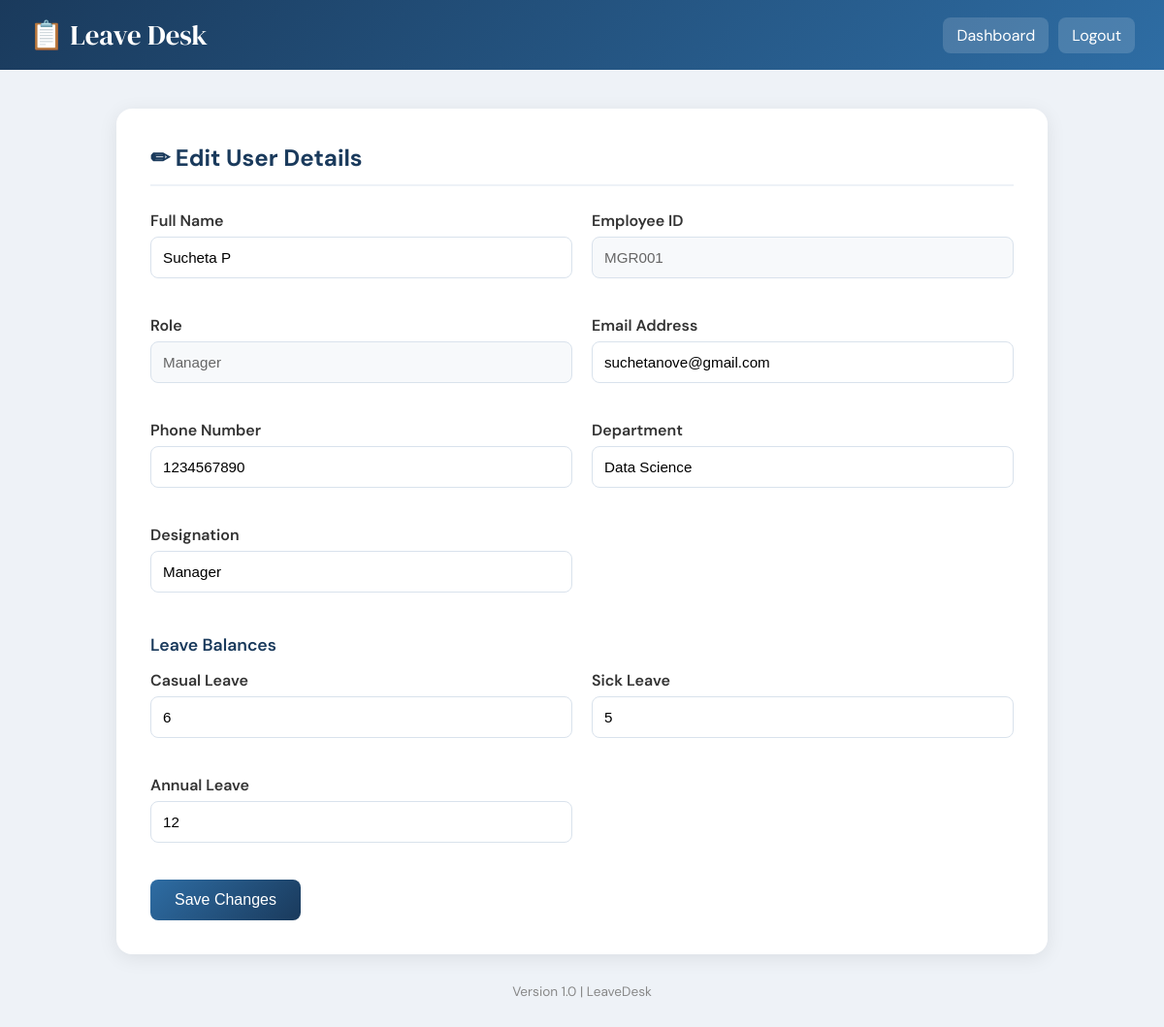
The app's page /edit_employee/1 (signed in) with its own data.
### tables this page shows
CREATE TABLE users (
            id INTEGER PRIMARY KEY AUTOINCREMENT,
            employee_id TEXT UNIQUE NOT NULL,
            password TEXT NOT NULL,
            full_name TEXT NOT NULL,
            email TEXT DEFAULT '',
            phone TEXT DEFAULT '',
            department TEXT DEFAULT '',
            designation TEXT DEFAULT '',
            role TEXT NOT NULL,

            casual_leave INTEGER DEFAULT 6,
            sick_leave INTEGER DEFAULT 6,
            annual_leave INTEGER DEFAULT 12,
            is_active INTEGER DEFAULT 1,
            must_change_password INTEGER DEFAULT 0
        );

### app.py (the view, shortened to what this page needs)
@app.route("/edit_employee/<int:user_id>", methods=["GET", "POST"])
def edit_employee(user_id):
    if "user_id" not in session:
        return redirect(url_for("login"))
    if session.get("role") != "admin":
        return redirect(url_for("login"))
    conn = get_db()
    user = conn.execute(
        """
        SELECT *
        FROM users
        WHERE id=?
        """,
        (user_id,)
    ).fetchone()
    if not user:
        conn.close()
        flash("User not found.", "error")
        return redirect(url_for("admin_dashboard"))
    if user["role"] == "admin":
        conn.close()
        flash("Admin account cannot be edited.", "error")
        return redirect(url_for("admin_dashboard"))
    conn.close()
    return render_template(
        "admin_edit_user.html",
        user=user,
        admin_edit=True
    )

### app.py (called while the page is built)
def get_db():
    conn = sqlite3.connect(DB_PATH)
    conn.row_factory = sqlite3.Row
    return conn

### templates/admin_edit_user.html (shortened to what this page needs)
<!DOCTYPE html>
<html lang="en">
<head>
</head>
<body>
<nav>
    <div class="logo">
        📋 Leave Desk
    </div>
    <div class="nav-links">
        <a href="{{ url_for('admin_dashboard') }}">
            Dashboard
        </a>
        <a href="{{ url_for('logout') }}">
            Logout
        </a>
    </div>
</nav>
<div class="container">
    <div class="card">
        <h2>✏ Edit User Details</h2>
        <form method="POST">
            <div class="form-grid">
                <div class="form-group">
                    <label>Full Name</label>
                    <input
                        type="text"
                        name="full_name"
                        value="{{ user.full_name }}"
                        required>
                </div>
                <div class="form-group">
                    <label>Employee ID</label>
                    <input
                        type="text"
                        value="{{ user.employee_id }}"
                        class="readonly"
                        readonly>
                </div>
                <div class="form-group">
                    <label>Role</label>
                    <input
                        type="text"
                        value="{{ user.role|title }}"
                        class="readonly"
                        readonly>
                </div>
                <div class="form-group">
                    <label>Email Address</label>
                    <input
                        type="email"
                        name="email"
                        value="{{ user.email }}"
                        required>
                </div>
                <div class="form-group">
                    <label>Phone Number</label>
                    <input
                        type="text"
                        name="phone"
                        value="{{ user.phone if user.phone else '' }}">
                </div>
                <div class="form-group">
                    <label>Department</label>
                    <input
                        type="text"
                        name="department"
                        value="{{ user.department if user.department else '' }}">
                </div>
                <div class="form-group">
                    <label>Designation</label>
                    <input
                        type="text"
                        name="designation"
                        value="{{ user.designation if user.designation else '' }}">
                </div>
            </div>
            <div class="section-title">
                Leave Balances
            </div>
            <div class="form-grid">
                <div class="form-group">
                    <label>Casual Leave</label>
                    <input
                        type="number"
                        name="casual_leave"
                        value="{{ user.casual_leave }}"
                        min="0">
                </div>
                <div class="form-group">
                    <label>Sick Leave</label>
                    <input
                        type="number"
                        name="sick_leave"
                        value="{{ user.sick_leave }}"
                        min="0">
                </div>
                <div class="form-group">
                    <label>Annual Leave</label>
                    <input
                        type="number"
                        name="annual_leave"
                        value="{{ user.annual_leave }}"
                        min="0">
                </div>
            </div>
            <button type="submit" class="btn">
                Save Changes
            </button>
        </form>
    </div>
    <div class="footer">
        Version 1.0 | LeaveDesk
    </div>
</div>
</body>
</html>

### templates/admin_edit_user.html (style rules this page uses)
* { margin:0; padding:0; box-sizing:border-box; }
body { font-family:'DM Sans',sans-serif; background:#eef2f7; }
nav { background:linear-gradient(135deg,#1a3a5c,#2e6da4); color:white; padding:16px 30px; display:flex; justify-content:space-between; align-items:center; }
.logo { font-family:'DM Serif Display',serif; font-size:1.8rem; }
.nav-links { display:flex; gap:10px; }
.nav-links a { color:white; text-decoration:none; padding:8px 14px; border-radius:8px; background:rgba(255,255,255,0.15); }
.container { max-width:1000px; margin:40px auto; padding:0 20px; }
.card { background:white; border-radius:16px; padding:35px; box-shadow:0 4px 20px rgba(0,0,0,0.08); }
.card h2 { color:#1a3a5c; margin-bottom:25px; border-bottom:2px solid #eef2f7; padding-bottom:12px; }
.form-grid { display:grid; grid-template-columns:1fr 1fr; gap:20px; }
.form-group { margin-bottom:18px; }
label { display:block; margin-bottom:6px; font-weight:600; color:#333; }
input { width:100%; padding:12px; border:1px solid #d9e2ec; border-radius:8px; font-size:0.95rem; }
.readonly { background:#f7f9fb; color:#666; }
.section-title { margin-top:25px; margin-bottom:15px; color:#1a3a5c; font-size:1.1rem; font-weight:600; }
.btn { margin-top:20px; background:linear-gradient(135deg,#2e6da4,#1a3a5c); color:white; border:none; padding:12px 25px; border-radius:8px; cursor:pointer; font-size:1rem; }
.footer { text-align:center; margin-top:30px; color:#888; font-size:0.85rem; }

### records on screen
users: full_name "Sucheta P", employee_id "MGR001", role "Manager", email "suchetanove@gmail.com", phone "1234567890", department "Data Science", designation "Manager", casual_leave "6", sick_leave "5", annual_leave "12"
